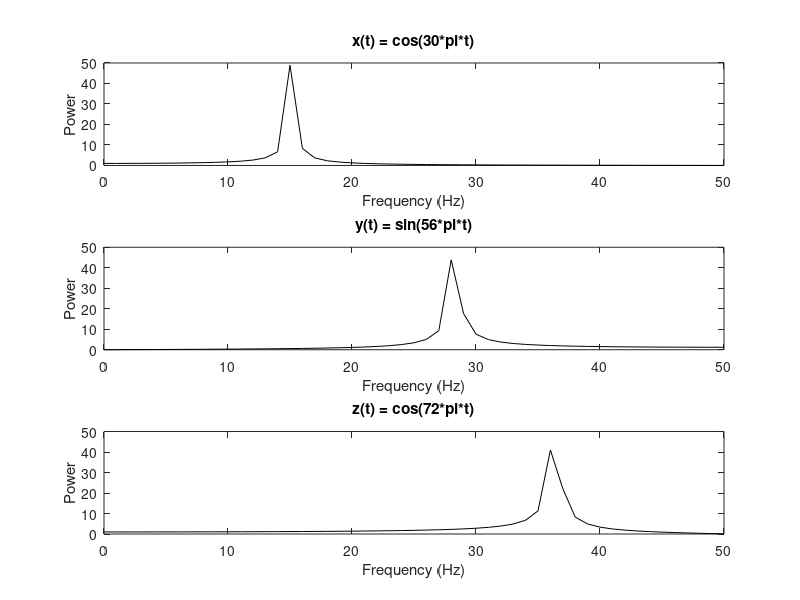
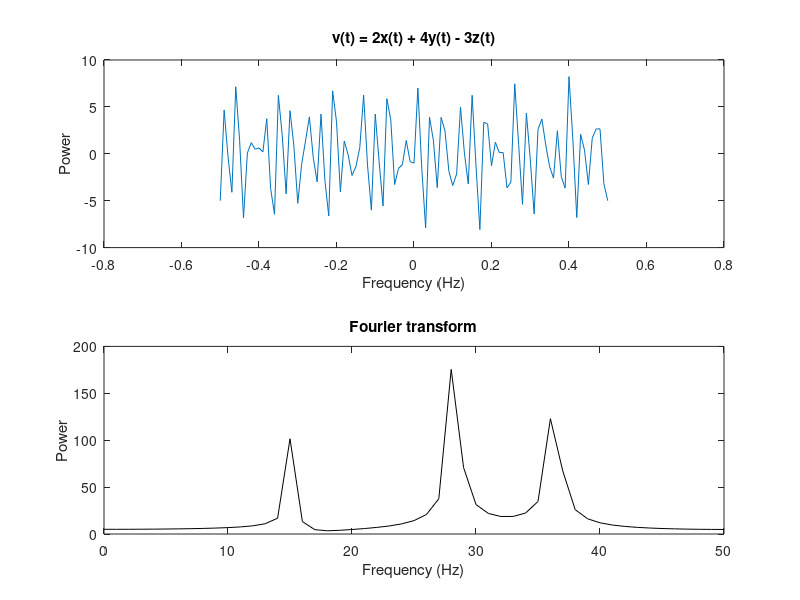

Reproduce these figures in MATLAB, in order.
% BME 350 HW 4
% Mary Oh
% 1208315416

% x(t) = cos(30*pi*t)
% y(t) = sin(56*pi*t)
% z(t) = cos(72*pi*t)

Fs = 100;
Ss = 1/Fs;
t = -0.5:Ss:0.5

% original function
x = cos(30*pi*t);
y = sin(56*pi*t);
z = cos(72*pi*t);

x_NFFT = length(x);
y_NFFT = length(y);
z_NFFT = length(z);

x_freqbase = Fs/2*linspace(0,1,x_NFFT/2+1);
y_freqbase = Fs/2*linspace(0,1,y_NFFT/2+1);
z_freqbase = Fs/2*linspace(0,1,z_NFFT/2+1);

X = fft(x, x_NFFT);
Y = fft(y, y_NFFT);
Z = fft(z, z_NFFT);

figure(1)
subplot(3,1,1)
plot(x_freqbase, abs(X(1:x_NFFT/2+1)),'k')
title('x(t) = cos(30*pi*t)')
xlabel('Frequency (Hz)')
ylabel('Power')

subplot(3,1,2)
plot(y_freqbase, abs(Y(1:y_NFFT/2+1)),'k')
title('y(t) = sin(56*pi*t)')
xlabel('Frequency (Hz)')
ylabel('Power')

subplot(3,1,3)
plot(z_freqbase, abs(Z(1:z_NFFT/2+1)),'k')
title('z(t) = cos(72*pi*t)')
xlabel('Frequency (Hz)')
ylabel('Power')

%% part b

v = 2*x + 4*y - 3*z;

v_NFFT = length(v);
V = fft(v, v_NFFT);

v_freqbase = Fs/2*linspace(0,1,v_NFFT/2+1);

figure(2)
subplot(2,1,1)
plot(t,v)
title('v(t) = 2x(t) + 4y(t) - 3z(t)')
xlabel('Frequency (Hz)')
ylabel('Power')

subplot(2,1,2)
plot(v_freqbase, abs(V(1:v_NFFT/2+1)),'k')
title('Fourier transform')
xlabel('Frequency (Hz)')
ylabel('Power')